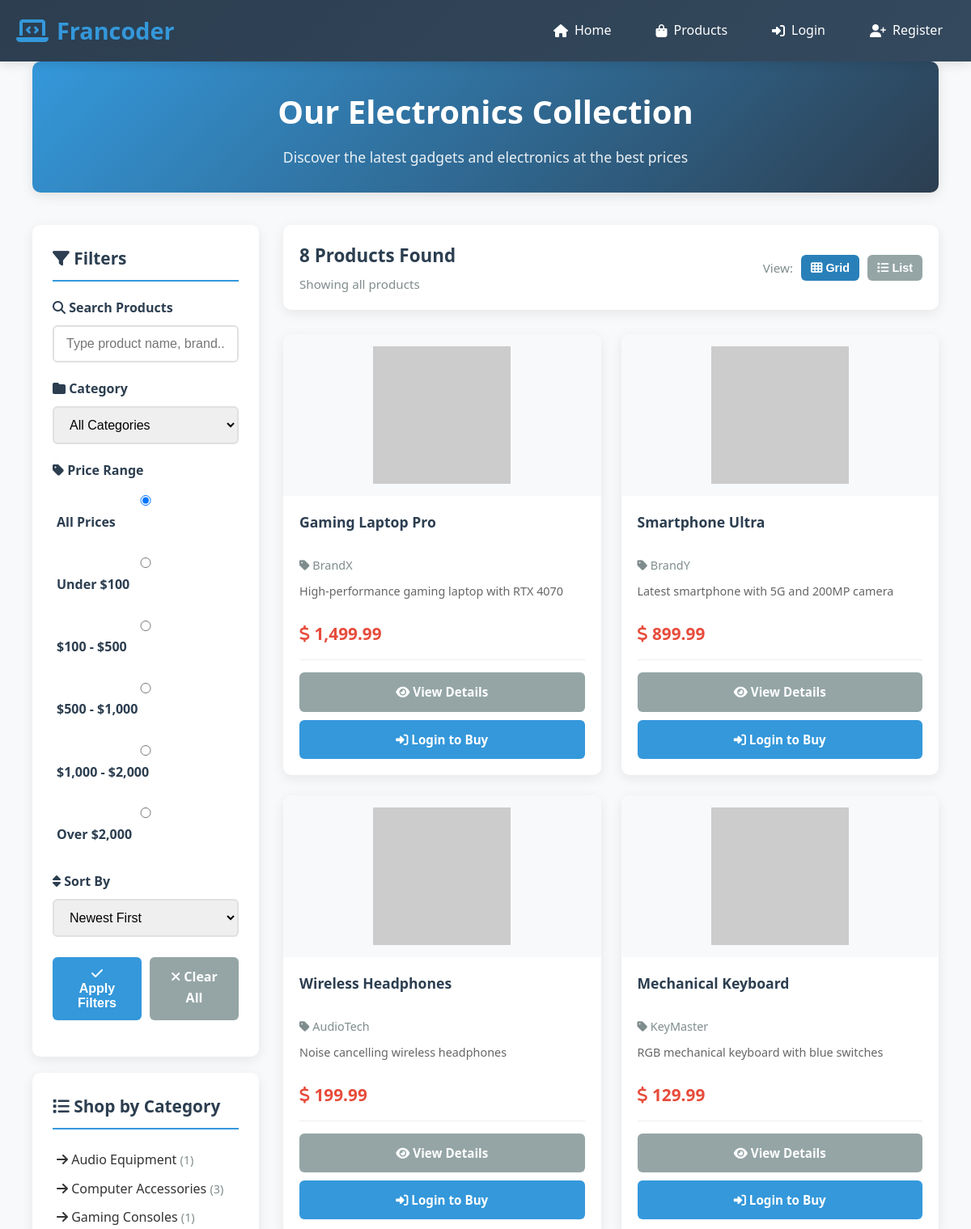
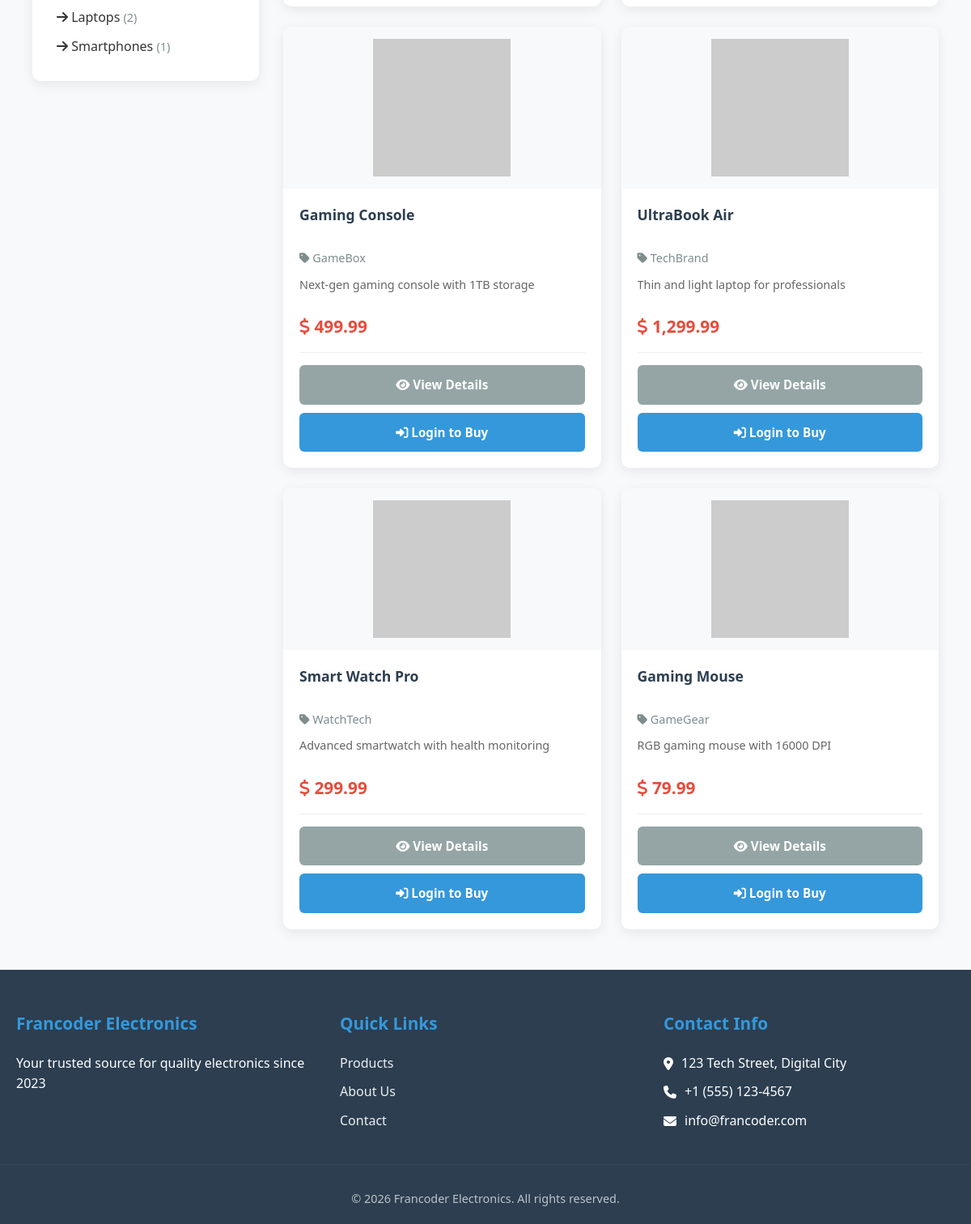
/products.php, run on the app's committed database (2 pictures, top to bottom).
### tables this page shows
CREATE TABLE categories (
    category_id INT PRIMARY KEY AUTO_INCREMENT,
    category_name VARCHAR(100) NOT NULL,
    description TEXT,
    created_at TIMESTAMP DEFAULT CURRENT_TIMESTAMP
);

CREATE TABLE products (
    product_id INT PRIMARY KEY AUTO_INCREMENT,
    product_name VARCHAR(200) NOT NULL,
    description TEXT,
    price DECIMAL(10,2) NOT NULL,
    stock_quantity INT NOT NULL DEFAULT 0,
    category_id INT,
    image_url VARCHAR(500),
    brand VARCHAR(100),
    specifications JSON,
    created_at TIMESTAMP DEFAULT CURRENT_TIMESTAMP,
    updated_at TIMESTAMP DEFAULT CURRENT_TIMESTAMP ON UPDATE CURRENT_TIMESTAMP,
    FOREIGN KEY (category_id) REFERENCES categories(category_id) ON DELETE SET NULL
);

### includes/functions.php (called while the page is built, shortened)
<?php
function isLoggedIn() {
    return isset($_SESSION['user_id']);
}
?>

### products.php (the view, shortened to what this page needs)
<?php
require_once 'includes/config.php';
require_once 'includes/functions.php';
$categories = $pdo->query("SELECT * FROM categories ORDER BY category_name")->fetchAll();
$where = ["stock_quantity > 0"];
$params = [];
$sql = "SELECT p.*, c.category_name
        FROM products p
        LEFT JOIN categories c ON p.category_id = c.category_id";
if (!empty($where)) {
    $sql .= " WHERE " . implode(" AND ", $where);
}
$sort = isset($_GET['sort']) ? $_GET['sort'] : 'newest';
switch ($sort) {
    default:
        $sql .= " ORDER BY p.created_at DESC";
}
$stmt = $pdo->prepare($sql);
$stmt->execute($params);
$products = $stmt->fetchAll();
$total_products = count($products);
?>
<!DOCTYPE html>
<html lang="en">
<head>
    <link rel="stylesheet" href="assets/css/style.css">
    <link rel="stylesheet" href="https://cdnjs.cloudflare.com/ajax/libs/font-awesome/6.4.0/css/all.min.css">
</head>
<body>
    <?php include 'includes/header.php'; ?>
    <main class="container">
        <div class="page-header">
            <h1>Our Electronics Collection</h1>
            <p>Discover the latest gadgets and electronics at the best prices</p>
        </div>
        <div class="products-container">
            <aside class="sidebar">
                <div class="filter-section">
                    <h3><i class="fas fa-filter"></i> Filters</h3>
                    <form method="GET" class="filter-form">
                        <div class="form-group">
                            <label for="product-search">
                                <i class="fas fa-search"></i> Search Products
                            </label>
                            <input type="text"
                                   id="product-search"
                                   name="search"
                                   placeholder="Type product name, brand..."
                                   value="<?php echo isset($_GET['search']) ? htmlspecialchars($_GET['search']) : ''; ?>">
                        </div>
                        <div class="form-group">
                            <label for="category-filter">
                                <i class="fas fa-folder"></i> Category
                            </label>
                            <select id="category-filter" name="category">
                                <option value="">All Categories</option>
                            </select>
                        </div>
                        <div class="form-group">
                            <label>
                                <i class="fas fa-tag"></i> Price Range
                            </label>
                            <div class="price-filters">
                                <label class="price-filter-option">
                                    <input type="radio" name="price" value=""
                                           <?php echo !isset($_GET['price']) ? 'checked' : ''; ?>>
                                    <span>All Prices</span>
                                </label>
                                <label class="price-filter-option">
                                    <input type="radio" name="price" value="under100"
                                           <?php echo (isset($_GET['price']) && $_GET['price'] == 'under100') ? 'checked' : ''; ?>>
                                    <span>Under $100</span>
                                </label>
                                <label class="price-filter-option">
                                    <input type="radio" name="price" value="100-500"
                                           <?php echo (isset($_GET['price']) && $_GET['price'] == '100-500') ? 'checked' : ''; ?>>
                                    <span>$100 - $500</span>
                                </label>
                                <label class="price-filter-option">
                                    <input type="radio" name="price" value="500-1000"
                                           <?php echo (isset($_GET['price']) && $_GET['price'] == '500-1000') ? 'checked' : ''; ?>>
                                    <span>$500 - $1,000</span>
                                </label>
                                <label class="price-filter-option">
                                    <input type="radio" name="price" value="1000-2000"
                                           <?php echo (isset($_GET['price']) && $_GET['price'] == '1000-2000') ? 'checked' : ''; ?>>
                                    <span>$1,000 - $2,000</span>
                                </label>
                                <label class="price-filter-option">
                                    <input type="radio" name="price" value="over2000"
                                           <?php echo (isset($_GET['price']) && $_GET['price'] == 'over2000') ? 'checked' : ''; ?>>
                                    <span>Over $2,000</span>
                                </label>
                            </div>
                        </div>
                        <div class="form-group">
                            <label for="sort-filter">
                                <i class="fas fa-sort"></i> Sort By
                            </label>
                            <select id="sort-filter" name="sort">
                                <option value="newest" <?php echo ($sort == 'newest') ? 'selected' : ''; ?>>Newest First</option>
                            </select>
                        </div>
                        <div class="form-group" style="display: flex; gap: 10px; margin-top: 25px;">
                            <button type="submit" class="btn-primary" style="flex: 1;">
                                <i class="fas fa-check"></i> Apply Filters
                            </button>
                            <a href="products.php" class="btn-secondary" style="flex: 1; text-align: center;">
                                <i class="fas fa-times"></i> Clear All
                            </a>
                        </div>
                    </form>
                </div>
                <div class="filter-section">
                    <h3><i class="fas fa-list"></i> Shop by Category</h3>
                    <div style="margin-top: 15px;">
                        <?php foreach ($categories as $category): ?>
                        <a href="products.php?category=<?php echo $category['category_id']; ?>"
                           class="price-filter-option"
                           style="display: block; text-decoration: none; color: inherit;">
                            <i class="fas fa-arrow-right"></i>
                            <span><?php echo htmlspecialchars($category['category_name']); ?></span>
                            <span style="margin-left: auto; color: #7f8c8d; font-size: 0.9rem;">
                                <?php
                                $stmt = $pdo->prepare("SELECT COUNT(*) FROM products WHERE category_id = ? AND stock_quantity > 0");
                                $stmt->execute([$category['category_id']]);
                                echo '(' . $stmt->fetchColumn() . ')';
                                ?>
                            </span>
                        </a>
                        <?php endforeach; ?>
                    </div>
                </div>
            </aside>
            <div class="products-main">
                <div class="products-header">
                    <div>
                        <h2 style="margin: 0; color: #2c3e50; font-size: 1.4rem;">
                            <?php echo $total_products; ?> Product<?php echo $total_products != 1 ? 's' : ''; ?> Found
                        </h2>
                        <?php if ($total_products > 0): ?>
                        <p style="margin: 5px 0 0 0; color: #7f8c8d; font-size: 0.95rem;">
                            Showing all products
                        </p>
                        <?php endif; ?>
                    </div>
                    <div style="display: flex; align-items: center; gap: 10px;">
                        <span style="color: #7f8c8d; font-size: 0.95rem;">View:</span>
                        <button id="grid-view" class="btn-secondary btn-sm" style="padding: 8px 12px;">
                            <i class="fas fa-th"></i> Grid
                        </button>
                        <button id="list-view" class="btn-secondary btn-sm" style="padding: 8px 12px;">
                            <i class="fas fa-list"></i> List
                        </button>
                    </div>
                </div>
                <?php if ($total_products > 0): ?>
                <div class="products-grid" id="products-container">
                    <?php foreach ($products as $product):
                        $description = strip_tags($product['description']);
                        $short_desc = strlen($description) > 100 ? substr($description, 0, 100) . '...' : $description;
                    ?>
                    <div class="product-card">
                        <div class="product-image">
                            <img src="<?php
                                if (!empty($product['image_url']) && filter_var($product['image_url'], FILTER_VALIDATE_URL)) {
                                    echo htmlspecialchars($product['image_url']);
                                } else {
                                    echo 'assets/images/default-product.jpg';
                                }
                            ?>" alt="<?php echo htmlspecialchars($product['product_name']); ?>"
                                 loading="lazy">
                        </div>
                        <div class="product-info">
                            <h3><?php echo htmlspecialchars($product['product_name']); ?></h3>
                            <p class="product-brand">
                                <i class="fas fa-tag"></i>
                                <?php echo htmlspecialchars($product['brand'] ?: 'Unknown Brand'); ?>
                            </p>
                            <p class="product-desc"><?php echo htmlspecialchars($short_desc); ?></p>
                            <div class="price">
                                <i class="fas fa-dollar-sign"></i>
                                <?php echo number_format($product['price'], 2); ?>
                            </div>
                            <div class="product-actions">
                                <a href="product-detail.php?id=<?php echo $product['product_id']; ?>"
                                   class="btn-secondary">
                                    <i class="fas fa-eye"></i> View Details
                                </a>
                                <?php if (isLoggedIn()): ?>
                                    <?php if ($product['stock_quantity'] > 0): ?>
                                    <button class="btn-primary add-to-cart"
                                            data-product-id="<?php echo $product['product_id']; ?>">
                                        <i class="fas fa-cart-plus"></i> Add to Cart
                                    </button>
                                    <?php else: ?>
                                    <button class="btn-secondary" disabled>
                                        <i class="fas fa-times-circle"></i> Out of Stock
                                    </button>
                                    <?php endif; ?>
                                <?php else: ?>
                                    <a href="auth/login.php" class="btn-primary">
                                        <i class="fas fa-sign-in-alt"></i> Login to Buy
                                    </a>
                                <?php endif; ?>
                            </div>
                        </div>
                    </div>
                    <?php endforeach; ?>
                </div>
                <?php endif; ?>
            </div>
        </div>
    </main>
    <?php include 'includes/footer.php'; ?>
</body>
</html>

### data on the page
categories: category_name "Audio Equipment", fetchColumn "1"
categories: category_name "Computer Accessories", fetchColumn "3"
categories: category_name "Gaming Consoles", fetchColumn "1"
categories: category_name "Laptops", fetchColumn "2"
categories: category_name "Smartphones", fetchColumn "1"
products: product_name "Gaming Laptop Pro", brand "BrandX", description "High-performance gaming laptop with RTX 4070", price "1,499.99"
products: product_name "Smartphone Ultra", brand "BrandY", description "Latest smartphone with 5G and 200MP camera", price "899.99"
products: product_name "Wireless Headphones", brand "AudioTech", description "Noise cancelling wireless headphones", price "199.99"
products: product_name "Mechanical Keyboard", brand "KeyMaster", description "RGB mechanical keyboard with blue switches", price "129.99"
products: product_name "Gaming Console", brand "GameBox", description "Next-gen gaming console with 1TB storage", price "499.99"
products: product_name "UltraBook Air", brand "TechBrand", description "Thin and light laptop for professionals", price "1,299.99"
products: product_name "Smart Watch Pro", brand "WatchTech", description "Advanced smartwatch with health monitoring", price "299.99"
products: product_name "Gaming Mouse", brand "GameGear", description "RGB gaming mouse with 16000 DPI", price "79.99"

### other printed values
$total_products "8"
